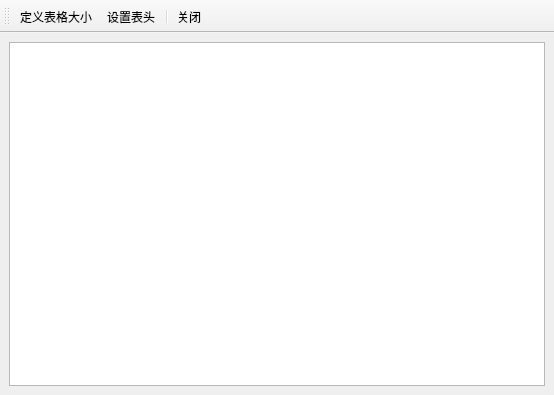
<?xml version="1.0" encoding="UTF-8"?>
<ui version="4.0">
 <class>TFormTable</class>
 <widget class="QMainWindow" name="TFormTable">
  <property name="geometry">
   <rect>
    <x>0</x>
    <y>0</y>
    <width>554</width>
    <height>395</height>
   </rect>
  </property>
  <property name="windowTitle">
   <string>MainWindow</string>
  </property>
  <widget class="QWidget" name="centralwidget">
   <layout class="QVBoxLayout" name="verticalLayout">
    <item>
     <widget class="QTableView" name="tableView"/>
    </item>
   </layout>
  </widget>
  <widget class="QMenuBar" name="menubar">
   <property name="geometry">
    <rect>
     <x>0</x>
     <y>0</y>
     <width>554</width>
     <height>21</height>
    </rect>
   </property>
  </widget>
  <widget class="QToolBar" name="toolBar">
   <property name="windowTitle">
    <string>toolBar</string>
   </property>
   <attribute name="toolBarArea">
    <enum>TopToolBarArea</enum>
   </attribute>
   <attribute name="toolBarBreak">
    <bool>false</bool>
   </attribute>
   <addaction name="action_TableSize"/>
   <addaction name="action_TableHeader"/>
   <addaction name="separator"/>
   <addaction name="action_Close"/>
  </widget>
  <action name="action_TableSize">
   <property name="text">
    <string>定义表格大小</string>
   </property>
   <property name="toolTip">
    <string>定义表格大小</string>
   </property>
   <property name="statusTip">
    <string>定义表格大小</string>
   </property>
  </action>
  <action name="action_TableHeader">
   <property name="text">
    <string>设置表头</string>
   </property>
   <property name="toolTip">
    <string>设置表格表头</string>
   </property>
   <property name="statusTip">
    <string>设置表格表头</string>
   </property>
  </action>
  <action name="action_Close">
   <property name="text">
    <string>关闭</string>
   </property>
   <property name="toolTip">
    <string>关闭窗口</string>
   </property>
   <property name="statusTip">
    <string>关闭窗口</string>
   </property>
  </action>
 </widget>
 <resources/>
 <connections>
  <connection>
   <sender>action_Close</sender>
   <signal>triggered()</signal>
   <receiver>TFormTable</receiver>
   <slot>close()</slot>
   <hints>
    <hint type="sourcelabel">
     <x>-1</x>
     <y>-1</y>
    </hint>
    <hint type="destinationlabel">
     <x>399</x>
     <y>299</y>
    </hint>
   </hints>
  </connection>
 </connections>
</ui>
